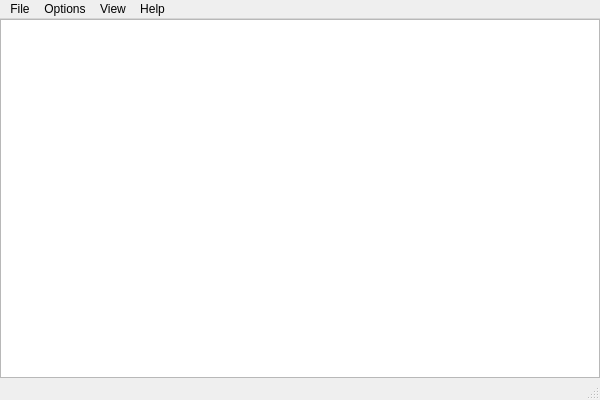
<?xml version="1.0" encoding="UTF-8"?>
<ui version="4.0">
 <class>MainWindow</class>
 <widget class="QMainWindow" name="MainWindow">
  <property name="geometry">
   <rect>
    <x>0</x>
    <y>0</y>
    <width>600</width>
    <height>400</height>
   </rect>
  </property>
  <property name="windowTitle">
   <string>FabStudio</string>
  </property>
  <property name="windowIcon">
   <iconset resource="resources.qrc">
    <normaloff>:/media/icon.png</normaloff>:/media/icon.png</iconset>
  </property>
  <property name="dockOptions">
   <set>QMainWindow::AllowTabbedDocks|QMainWindow::AnimatedDocks</set>
  </property>
  <property name="unifiedTitleAndToolBarOnMac">
   <bool>false</bool>
  </property>
  <widget class="QWidget" name="centralWidget">
   <property name="acceptDrops">
    <bool>true</bool>
   </property>
   <layout class="QGridLayout" name="gridLayout">
    <property name="margin">
     <number>0</number>
    </property>
    <property name="spacing">
     <number>0</number>
    </property>
    <item row="0" column="0">
     <widget class="QGraphicsView" name="graphicsView">
      <property name="sizePolicy">
       <sizepolicy hsizetype="Expanding" vsizetype="Expanding">
        <horstretch>0</horstretch>
        <verstretch>0</verstretch>
       </sizepolicy>
      </property>
      <property name="frameShape">
       <enum>QFrame::StyledPanel</enum>
      </property>
      <property name="frameShadow">
       <enum>QFrame::Sunken</enum>
      </property>
     </widget>
    </item>
   </layout>
  </widget>
  <widget class="QMenuBar" name="menuBar">
   <property name="geometry">
    <rect>
     <x>0</x>
     <y>0</y>
     <width>600</width>
     <height>22</height>
    </rect>
   </property>
   <widget class="QMenu" name="menuOptions">
    <property name="title">
     <string>Options</string>
    </property>
    <addaction name="actionEnable_Advanced_Features"/>
    <addaction name="actionShow_Information_at_Startup"/>
   </widget>
   <widget class="QMenu" name="menuHelp">
    <property name="title">
     <string>Help</string>
    </property>
    <addaction name="actionVisit_FabAtHome_org"/>
    <addaction name="separator"/>
    <addaction name="actionAbout_FabStudio"/>
   </widget>
   <widget class="QMenu" name="menuView">
    <property name="title">
     <string>View</string>
    </property>
   </widget>
   <widget class="QMenu" name="menuFile">
    <property name="title">
     <string>File</string>
    </property>
    <addaction name="actionExit"/>
   </widget>
   <addaction name="menuFile"/>
   <addaction name="menuOptions"/>
   <addaction name="menuView"/>
   <addaction name="menuHelp"/>
  </widget>
  <widget class="QStatusBar" name="statusBar"/>
  <action name="actionEnable_Advanced_Features">
   <property name="checkable">
    <bool>true</bool>
   </property>
   <property name="text">
    <string>Enable Advanced Features</string>
   </property>
  </action>
  <action name="actionReset_Environment">
   <property name="text">
    <string>Show Information at Startup</string>
   </property>
  </action>
  <action name="actionVisit_FabAtHome_org">
   <property name="text">
    <string>Visit FabAtHome.org</string>
   </property>
   <property name="shortcut">
    <string>F1</string>
   </property>
  </action>
  <action name="actionAbout_FabStudio">
   <property name="text">
    <string>About FabStudio...</string>
   </property>
  </action>
  <action name="actionExit">
   <property name="text">
    <string>Exit</string>
   </property>
  </action>
  <action name="actionShow_Information_at_Startup">
   <property name="checkable">
    <bool>true</bool>
   </property>
   <property name="text">
    <string>Show Information at Startup</string>
   </property>
  </action>
 </widget>
 <layoutdefault spacing="6" margin="11"/>
 <resources>
  <include location="resources.qrc"/>
 </resources>
 <connections/>
</ui>
